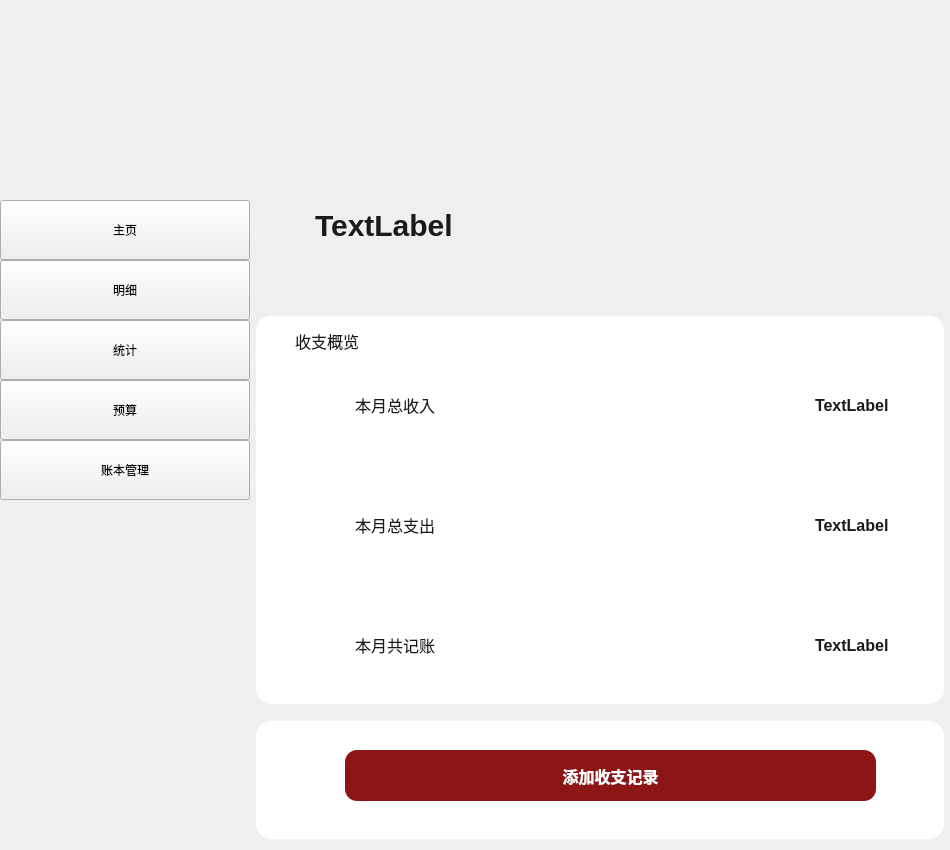
<?xml version="1.0" encoding="UTF-8"?>
<ui version="4.0">
 <class>Widget</class>
 <widget class="QWidget" name="Widget">
  <property name="geometry">
   <rect>
    <x>0</x>
    <y>0</y>
    <width>950</width>
    <height>850</height>
   </rect>
  </property>
  <property name="windowTitle">
   <string>Widget</string>
  </property>
  <widget class="QStackedWidget" name="stackedWidget">
   <property name="geometry">
    <rect>
     <x>250</x>
     <y>0</y>
     <width>700</width>
     <height>850</height>
    </rect>
   </property>
   <property name="styleSheet">
    <string notr="true">#stackedEidget{
background-color: #F8F9FA;
}</string>
   </property>
   <property name="currentIndex">
    <number>0</number>
   </property>
   <widget class="QWidget" name="Homepage">
    <widget class="QFrame" name="frame">
     <property name="geometry">
      <rect>
       <x>5</x>
       <y>100</y>
       <width>690</width>
       <height>200</height>
      </rect>
     </property>
     <property name="styleSheet">
      <string notr="true">#frame {
	border-image: url(:/bg_balance.png);
    border-radius: 16px;
}</string>
     </property>
     <property name="frameShape">
      <enum>QFrame::Shape::StyledPanel</enum>
     </property>
     <property name="frameShadow">
      <enum>QFrame::Shadow::Raised</enum>
     </property>
     <widget class="QLabel" name="lblBalanceAmount">
      <property name="geometry">
       <rect>
        <x>60</x>
        <y>100</y>
        <width>241</width>
        <height>51</height>
       </rect>
      </property>
      <property name="styleSheet">
       <string notr="true">QLabel {
    font-family: &quot;Helvetica Neue&quot;, Helvetica, Inter, Roboto, &quot;Microsoft YaHei&quot;, sans-serif;
    font-size: 30px;         
    font-weight: 700;       
    color: #1a1a1a;          
}</string>
      </property>
      <property name="text">
       <string>TextLabel</string>
      </property>
     </widget>
    </widget>
    <widget class="QFrame" name="frame_2">
     <property name="geometry">
      <rect>
       <x>5</x>
       <y>315</y>
       <width>690</width>
       <height>390</height>
      </rect>
     </property>
     <property name="styleSheet">
      <string notr="true">#frame_2 {
    background-color: #FFFFFF; /* 纯白背景 */
    border: 1px solid #F0F0F0; /* 极淡的灰色边框 */
    border-radius: 16px;
}</string>
     </property>
     <property name="frameShape">
      <enum>QFrame::Shape::StyledPanel</enum>
     </property>
     <property name="frameShadow">
      <enum>QFrame::Shadow::Raised</enum>
     </property>
     <widget class="QLabel" name="lblOutcomeAmount">
      <property name="geometry">
       <rect>
        <x>560</x>
        <y>150</y>
        <width>120</width>
        <height>120</height>
       </rect>
      </property>
      <property name="styleSheet">
       <string notr="true">QLabel {
    font-family: &quot;Helvetica Neue&quot;, Helvetica, Inter, Roboto, &quot;Microsoft YaHei&quot;, sans-serif;
    font-size: 16px;         
    font-weight: 600;       
    color: #1a1a1a;
}</string>
      </property>
      <property name="text">
       <string>TextLabel</string>
      </property>
     </widget>
     <widget class="QLabel" name="lblCount">
      <property name="geometry">
       <rect>
        <x>560</x>
        <y>270</y>
        <width>120</width>
        <height>120</height>
       </rect>
      </property>
      <property name="styleSheet">
       <string notr="true">QLabel {
    font-family: &quot;Helvetica Neue&quot;, Helvetica, Inter, Roboto, &quot;Microsoft YaHei&quot;, sans-serif;
    font-size: 16px;         
    font-weight: 600;       
    color: #1a1a1a;
}</string>
      </property>
      <property name="text">
       <string>TextLabel</string>
      </property>
     </widget>
     <widget class="QLabel" name="lblIncomeAmount">
      <property name="geometry">
       <rect>
        <x>560</x>
        <y>30</y>
        <width>120</width>
        <height>120</height>
       </rect>
      </property>
      <property name="styleSheet">
       <string notr="true">QLabel {
    font-family: &quot;Helvetica Neue&quot;, Helvetica, Inter, Roboto, &quot;Microsoft YaHei&quot;, sans-serif;
    font-size: 16px;         
    font-weight: 600;       
    color: #1a1a1a;
}</string>
      </property>
      <property name="text">
       <string>TextLabel</string>
      </property>
     </widget>
     <widget class="QLabel" name="label">
      <property name="geometry">
       <rect>
        <x>40</x>
        <y>10</y>
        <width>111</width>
        <height>31</height>
       </rect>
      </property>
      <property name="styleSheet">
       <string notr="true">QLabel {
    font-family: &quot;Helvetica Neue&quot;, Helvetica, Inter, Roboto, &quot;Microsoft YaHei&quot;, sans-serif;
    font-size: 16px;            
    color: #1a1a1a;
}</string>
      </property>
      <property name="text">
       <string>收支概览</string>
      </property>
     </widget>
     <widget class="QLabel" name="label_2">
      <property name="geometry">
       <rect>
        <x>100</x>
        <y>30</y>
        <width>120</width>
        <height>120</height>
       </rect>
      </property>
      <property name="styleSheet">
       <string notr="true">QLabel {
    font-family: &quot;Helvetica Neue&quot;, Helvetica, Inter, Roboto, &quot;Microsoft YaHei&quot;, sans-serif;
    font-size: 16px;            
    color: #1a1a1a;
}</string>
      </property>
      <property name="text">
       <string>本月总收入</string>
      </property>
     </widget>
     <widget class="QLabel" name="label_3">
      <property name="geometry">
       <rect>
        <x>100</x>
        <y>150</y>
        <width>120</width>
        <height>120</height>
       </rect>
      </property>
      <property name="styleSheet">
       <string notr="true">QLabel {
    font-family: &quot;Helvetica Neue&quot;, Helvetica, Inter, Roboto, &quot;Microsoft YaHei&quot;, sans-serif;
    font-size: 16px;            
    color: #1a1a1a;
}</string>
      </property>
      <property name="text">
       <string>本月总支出</string>
      </property>
     </widget>
     <widget class="QLabel" name="label_4">
      <property name="geometry">
       <rect>
        <x>100</x>
        <y>270</y>
        <width>120</width>
        <height>120</height>
       </rect>
      </property>
      <property name="styleSheet">
       <string notr="true">QLabel {
    font-family: &quot;Helvetica Neue&quot;, Helvetica, Inter, Roboto, &quot;Microsoft YaHei&quot;, sans-serif;
    font-size: 16px;            
    color: #1a1a1a;
}</string>
      </property>
      <property name="text">
       <string>本月共记账</string>
      </property>
     </widget>
    </widget>
    <widget class="QFrame" name="frame_3">
     <property name="geometry">
      <rect>
       <x>5</x>
       <y>720</y>
       <width>690</width>
       <height>120</height>
      </rect>
     </property>
     <property name="styleSheet">
      <string notr="true">#frame_3 {
    background-color: #FFFFFF; /* 纯白背景 */
    border: 1px solid #F0F0F0; /* 极淡的灰色边框 */
    border-radius: 16px;
}</string>
     </property>
     <property name="frameShape">
      <enum>QFrame::Shape::StyledPanel</enum>
     </property>
     <property name="frameShadow">
      <enum>QFrame::Shadow::Raised</enum>
     </property>
     <widget class="QPushButton" name="btnOpenAdd">
      <property name="geometry">
       <rect>
        <x>90</x>
        <y>30</y>
        <width>531</width>
        <height>51</height>
       </rect>
      </property>
      <property name="styleSheet">
       <string notr="true">#btnOpenAdd {
    background-color: #8c1515; /* 经典的北大红背景 */
    color: white;              /* 白色文字 */
    border-radius: 12px;       /* 圆角效果，数值越大越圆润 */
    font-size: 16px;           /* 字体放大 */
    font-weight: bold;         /* 字体加粗 */
}

/* 鼠标悬停在按钮上时，颜色稍微变深一点，增加交互感 */
#btnOpenAdd:hover {
    background-color: #a01a1a;
}

/* 鼠标点下去的一瞬间，按钮往下沉一下 */
#btnOpenAdd:pressed {
    background-color: #701010;
    padding-top: 2px;
    padding-left: 2px;
}</string>
      </property>
      <property name="text">
       <string>添加收支记录</string>
      </property>
     </widget>
    </widget>
   </widget>
   <widget class="QWidget" name="page_2"/>
   <widget class="QWidget" name="page_3"/>
   <widget class="QWidget" name="page_4"/>
   <widget class="QWidget" name="page"/>
  </widget>
  <widget class="QWidget" name="sideBar" native="true">
   <property name="geometry">
    <rect>
     <x>0</x>
     <y>0</y>
     <width>250</width>
     <height>850</height>
    </rect>
   </property>
   <property name="maximumSize">
    <size>
     <width>250</width>
     <height>16777215</height>
    </size>
   </property>
   <property name="styleSheet">
    <string notr="true">#sideBar {
	border-image: url(:/side.png);
}</string>
   </property>
   <widget class="QPushButton" name="btnHome">
    <property name="geometry">
     <rect>
      <x>0</x>
      <y>200</y>
      <width>250</width>
      <height>60</height>
     </rect>
    </property>
    <property name="text">
     <string>主页</string>
    </property>
   </widget>
   <widget class="QPushButton" name="btnHistory">
    <property name="geometry">
     <rect>
      <x>0</x>
      <y>260</y>
      <width>250</width>
      <height>60</height>
     </rect>
    </property>
    <property name="text">
     <string>明细</string>
    </property>
   </widget>
   <widget class="QPushButton" name="btnCount">
    <property name="geometry">
     <rect>
      <x>0</x>
      <y>320</y>
      <width>250</width>
      <height>60</height>
     </rect>
    </property>
    <property name="text">
     <string>统计</string>
    </property>
   </widget>
   <widget class="QPushButton" name="btnBudget">
    <property name="geometry">
     <rect>
      <x>0</x>
      <y>380</y>
      <width>250</width>
      <height>60</height>
     </rect>
    </property>
    <property name="text">
     <string>预算</string>
    </property>
   </widget>
   <widget class="QPushButton" name="btnManagement">
    <property name="geometry">
     <rect>
      <x>0</x>
      <y>440</y>
      <width>250</width>
      <height>60</height>
     </rect>
    </property>
    <property name="text">
     <string>账本管理</string>
    </property>
   </widget>
  </widget>
 </widget>
 <resources/>
 <connections/>
</ui>
